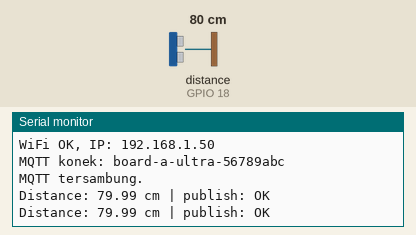
This sketch was run on a simulated ESP32. Shown: the last lines printed to the serial monitor. Wiring (inferred from the names in the program): ultrasonic range finder: trigger GPIO 5; echo GPIO 18. The inputs (shaded band) are chosen by the test bench; at power-on: distance to the obstacle (sensor on GPIO 18) 80 cm. The echo pulse lasts 58.3 µs per cm; WiFi joins after 1.5 s; servers stay silent unless stated; no MQTT or app messages arrive unless stated.

Above: at 3.2 s.
3.3 s: distance to the obstacle (sensor on GPIO 18) set to 2 cm
At 4.6 s:
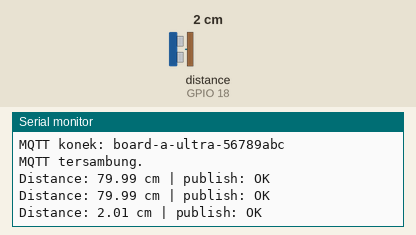
4.8 s: distance to the obstacle (sensor on GPIO 18) set to 4 cm
At 5.9 s:
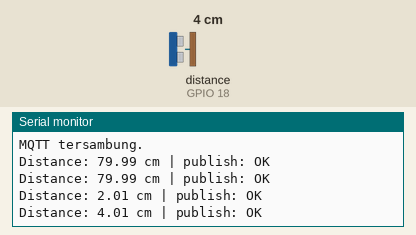
Timing chart, 0 to 7.8 s (numbered marks = the images above; inputs shaded):
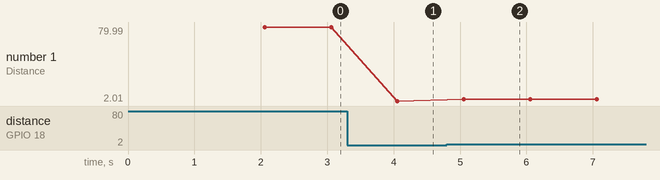

Measured:
- after the input at 3.3 s, the serial monitor: prints a new line after 0.76 s (image 1)
- after the input at 4.8 s, the serial monitor: prints a new line after 0.26 s (image 2)
- plotted number 1: 79.99 → 2.01 after the input at 3.3 s, 2.01 → 4.01 after the input at 4.8 s

The sketch:

board_a_sensor_ultrasonic.ino
```cpp
/*
  Board A (Sensor): Ultrasonic -> MQTT Publisher

  Alur:
  - Baca jarak dari HC-SR04
  - Publish ke topic: digitech/pertemuan7/ultrasonic/distance
  - Format payload: angka cm (contoh: 27.45)

  Library:
  - PubSubClient (by Nick O'Leary)
*/

#include <WiFi.h>
#include <PubSubClient.h>

// ------------------ Konfigurasi WiFi & MQTT ------------------
const char* ssid = "<WIFI_SSID>";
const char* password = "<WIFI_PASSWORD>";

const char* mqtt_server = "broker.hivemq.com";
const int mqtt_port = 1883;

const char* topicDistance = "digitech/pertemuan7/ultrasonic/distance";

// ------------------ Konfigurasi Pin Ultrasonic ------------------
const int TRIG_PIN = 5;
const int ECHO_PIN = 18;

const unsigned long PUBLISH_INTERVAL_MS = 1000;

WiFiClient espClient;
PubSubClient mqttClient(espClient);

unsigned long lastPublish = 0;

void connectWiFi();
void connectMQTT();
float readDistanceCm();

void setup() {
  Serial.begin(115200);
  delay(500);
  Serial.println();
  Serial.println("=== Board A: Sensor Ultrasonic MQTT ===");

  pinMode(TRIG_PIN, OUTPUT);
  pinMode(ECHO_PIN, INPUT);
  digitalWrite(TRIG_PIN, LOW);

  connectWiFi();
  mqttClient.setServer(mqtt_server, mqtt_port);
  connectMQTT();
}

void loop() {
  if (WiFi.status() != WL_CONNECTED) connectWiFi();
  if (!mqttClient.connected()) connectMQTT();
  mqttClient.loop();

  unsigned long now = millis();
  if (now - lastPublish >= PUBLISH_INTERVAL_MS) {
    lastPublish = now;
    float distance = readDistanceCm();

    if (distance < 0) {
      Serial.println("Gagal baca ultrasonic.");
      return;
    }

    String payload = String(distance, 2);
    bool ok = mqttClient.publish(topicDistance, payload.c_str());

    Serial.print("Distance: ");
    Serial.print(payload);
    Serial.print(" cm | publish: ");
    Serial.println(ok ? "OK" : "GAGAL");
  }
}

void connectWiFi() {
  if (WiFi.status() == WL_CONNECTED) return;

  Serial.print("WiFi konek ke: ");
  Serial.println(ssid);
  WiFi.begin(ssid, password);

  int retry = 0;
  while (WiFi.status() != WL_CONNECTED) {
    delay(500);
    Serial.print(".");
    retry++;
    if (retry > 60) {
      Serial.println();
      Serial.println("WiFi gagal. Cek SSID/password.");
      delay(2000);
      return;
    }
  }
  Serial.println();
  Serial.print("WiFi OK, IP: ");
  Serial.println(WiFi.localIP());
}

void connectMQTT() {
  while (!mqttClient.connected()) {
    String clientId = "board-a-ultra-";
    clientId += String((uint32_t)ESP.getEfuseMac(), HEX);

    Serial.print("MQTT konek: ");
    Serial.println(clientId);
    if (mqttClient.connect(clientId.c_str())) {
      Serial.println("MQTT tersambung.");
      return;
    }

    Serial.print("MQTT gagal rc=");
    Serial.print(mqttClient.state());
    Serial.println(", ulang 2 detik.");
    delay(2000);
  }
}

float readDistanceCm() {
  digitalWrite(TRIG_PIN, LOW);
  delayMicroseconds(2);
  digitalWrite(TRIG_PIN, HIGH);
  delayMicroseconds(10);
  digitalWrite(TRIG_PIN, LOW);

  long duration = pulseIn(ECHO_PIN, HIGH, 30000);  // timeout 30ms
  if (duration == 0) return -1.0;

  float distance = duration * 0.0343f / 2.0f;
  return distance;
}
```
